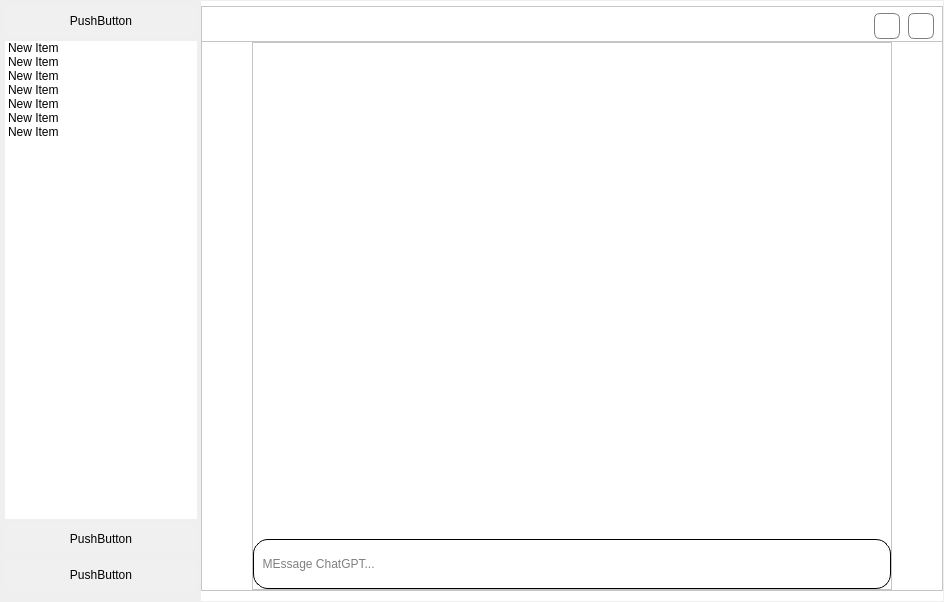
<?xml version="1.0" encoding="UTF-8"?>
<ui version="4.0">
 <class>MainWindow</class>
 <widget class="QMainWindow" name="MainWindow">
  <property name="geometry">
   <rect>
    <x>0</x>
    <y>0</y>
    <width>944</width>
    <height>602</height>
   </rect>
  </property>
  <property name="windowTitle">
   <string>MainWindow</string>
  </property>
  <property name="windowIcon">
   <iconset theme="x-office-document"/>
  </property>
  <property name="windowOpacity">
   <double>1.000000000000000</double>
  </property>
  <property name="documentMode">
   <bool>false</bool>
  </property>
  <widget class="QWidget" name="centralwidget">
   <layout class="QHBoxLayout" name="horizontalLayout">
    <property name="spacing">
     <number>1</number>
    </property>
    <property name="leftMargin">
     <number>1</number>
    </property>
    <property name="topMargin">
     <number>1</number>
    </property>
    <property name="rightMargin">
     <number>1</number>
    </property>
    <property name="bottomMargin">
     <number>1</number>
    </property>
    <item>
     <widget class="QSplitter" name="splitter">
      <property name="sizePolicy">
       <sizepolicy hsizetype="Preferred" vsizetype="Preferred">
        <horstretch>0</horstretch>
        <verstretch>0</verstretch>
       </sizepolicy>
      </property>
      <property name="sizeIncrement">
       <size>
        <width>0</width>
        <height>0</height>
       </size>
      </property>
      <property name="frameShape">
       <enum>QFrame::NoFrame</enum>
      </property>
      <property name="frameShadow">
       <enum>QFrame::Plain</enum>
      </property>
      <property name="orientation">
       <enum>Qt::Horizontal</enum>
      </property>
      <property name="opaqueResize">
       <bool>false</bool>
      </property>
      <property name="handleWidth">
       <number>0</number>
      </property>
      <property name="childrenCollapsible">
       <bool>false</bool>
      </property>
      <widget class="QFrame" name="frame">
       <property name="maximumSize">
        <size>
         <width>200</width>
         <height>16777215</height>
        </size>
       </property>
       <property name="autoFillBackground">
        <bool>false</bool>
       </property>
       <property name="frameShape">
        <enum>QFrame::NoFrame</enum>
       </property>
       <property name="frameShadow">
        <enum>QFrame::Raised</enum>
       </property>
       <layout class="QVBoxLayout" name="verticalLayout">
        <property name="spacing">
         <number>4</number>
        </property>
        <property name="leftMargin">
         <number>4</number>
        </property>
        <property name="topMargin">
         <number>4</number>
        </property>
        <property name="rightMargin">
         <number>4</number>
        </property>
        <property name="bottomMargin">
         <number>10</number>
        </property>
        <item>
         <widget class="QOverlayButton" name="pushButton">
          <property name="sizePolicy">
           <sizepolicy hsizetype="Minimum" vsizetype="Fixed">
            <horstretch>0</horstretch>
            <verstretch>0</verstretch>
           </sizepolicy>
          </property>
          <property name="minimumSize">
           <size>
            <width>0</width>
            <height>32</height>
           </size>
          </property>
          <property name="styleSheet">
           <string notr="true">QPushButton {
    border: none;
    border-radius: 6px;
    padding: 2px 4px;
    background-color: #f0f0f0; /* 设置背景颜色 */
    color: #000000; /* 设置文本颜色 */
}

QPushButton:hover {
	background-color: rgb(225, 225, 225);
    color: black;
}

QPushButton:pressed {
    background-color:rgb(225, 225, 225);
    border-style: inset;
}
</string>
          </property>
          <property name="text">
           <string>PushButton</string>
          </property>
         </widget>
        </item>
        <item>
         <widget class="QListWidget" name="listWidget">
          <property name="frameShape">
           <enum>QFrame::NoFrame</enum>
          </property>
          <item>
           <property name="text">
            <string>New Item</string>
           </property>
          </item>
          <item>
           <property name="text">
            <string>New Item</string>
           </property>
          </item>
          <item>
           <property name="text">
            <string>New Item</string>
           </property>
          </item>
          <item>
           <property name="text">
            <string>New Item</string>
           </property>
          </item>
          <item>
           <property name="text">
            <string>New Item</string>
           </property>
          </item>
          <item>
           <property name="text">
            <string>New Item</string>
           </property>
          </item>
          <item>
           <property name="text">
            <string>New Item</string>
           </property>
          </item>
         </widget>
        </item>
        <item>
         <widget class="QPushButton" name="pushButton_2">
          <property name="sizePolicy">
           <sizepolicy hsizetype="Minimum" vsizetype="Fixed">
            <horstretch>0</horstretch>
            <verstretch>0</verstretch>
           </sizepolicy>
          </property>
          <property name="minimumSize">
           <size>
            <width>0</width>
            <height>32</height>
           </size>
          </property>
          <property name="styleSheet">
           <string notr="true">QPushButton {
    border: none;
    border-radius: 6px;
    padding: 2px 4px;
    background-color: #f0f0f0; /* 设置背景颜色 */
    color: #000000; /* 设置文本颜色 */
}

QPushButton:hover {
    background-color:rgb(225, 225, 225);
    color: black;
}

QPushButton:pressed {
    background-color:rgb(225, 225, 225);
    border-style: inset;
}
</string>
          </property>
          <property name="text">
           <string>PushButton</string>
          </property>
         </widget>
        </item>
        <item>
         <widget class="QPushButton" name="pushButton_3">
          <property name="sizePolicy">
           <sizepolicy hsizetype="Minimum" vsizetype="Fixed">
            <horstretch>0</horstretch>
            <verstretch>0</verstretch>
           </sizepolicy>
          </property>
          <property name="minimumSize">
           <size>
            <width>0</width>
            <height>32</height>
           </size>
          </property>
          <property name="styleSheet">
           <string notr="true">QPushButton {
    border: none;
    border-radius: 6px;
    padding: 2px 4px;
    background-color: #f0f0f0; /* 设置背景颜色 */
    color: #000000; /* 设置文本颜色 */
}

QPushButton:hover {
    background-color:#d6d6d6;
    color: black;
}

QPushButton:pressed {
    background-color:#d6d6d6;
    border-style: inset;
}
</string>
          </property>
          <property name="text">
           <string>PushButton</string>
          </property>
         </widget>
        </item>
       </layout>
      </widget>
      <widget class="QFrame" name="frame_2">
       <property name="sizePolicy">
        <sizepolicy hsizetype="Expanding" vsizetype="Expanding">
         <horstretch>0</horstretch>
         <verstretch>0</verstretch>
        </sizepolicy>
       </property>
       <property name="autoFillBackground">
        <bool>false</bool>
       </property>
       <property name="styleSheet">
        <string notr="true">
background-color: rgb(255, 255, 255);</string>
       </property>
       <property name="frameShape">
        <enum>QFrame::NoFrame</enum>
       </property>
       <property name="frameShadow">
        <enum>QFrame::Raised</enum>
       </property>
       <layout class="QVBoxLayout" name="verticalLayout_2">
        <property name="spacing">
         <number>0</number>
        </property>
        <property name="leftMargin">
         <number>0</number>
        </property>
        <property name="topMargin">
         <number>0</number>
        </property>
        <property name="rightMargin">
         <number>0</number>
        </property>
        <property name="bottomMargin">
         <number>10</number>
        </property>
        <item>
         <widget class="QFrame" name="frame_5">
          <property name="sizePolicy">
           <sizepolicy hsizetype="Preferred" vsizetype="Fixed">
            <horstretch>0</horstretch>
            <verstretch>0</verstretch>
           </sizepolicy>
          </property>
          <property name="minimumSize">
           <size>
            <width>0</width>
            <height>40</height>
           </size>
          </property>
          <property name="maximumSize">
           <size>
            <width>16777215</width>
            <height>30</height>
           </size>
          </property>
          <property name="frameShape">
           <enum>QFrame::StyledPanel</enum>
          </property>
          <property name="frameShadow">
           <enum>QFrame::Raised</enum>
          </property>
          <property name="lineWidth">
           <number>0</number>
          </property>
          <layout class="QHBoxLayout" name="horizontalLayout_3">
           <property name="spacing">
            <number>8</number>
           </property>
           <property name="leftMargin">
            <number>0</number>
           </property>
           <property name="topMargin">
            <number>0</number>
           </property>
           <property name="rightMargin">
            <number>8</number>
           </property>
           <property name="bottomMargin">
            <number>0</number>
           </property>
           <item>
            <spacer name="horizontalSpacer_3">
             <property name="orientation">
              <enum>Qt::Horizontal</enum>
             </property>
             <property name="sizeType">
              <enum>QSizePolicy::Expanding</enum>
             </property>
             <property name="sizeHint" stdset="0">
              <size>
               <width>596</width>
               <height>20</height>
              </size>
             </property>
            </spacer>
           </item>
           <item>
            <widget class="QPushButton" name="pushButton_5">
             <property name="sizePolicy">
              <sizepolicy hsizetype="Fixed" vsizetype="Fixed">
               <horstretch>0</horstretch>
               <verstretch>0</verstretch>
              </sizepolicy>
             </property>
             <property name="minimumSize">
              <size>
               <width>0</width>
               <height>0</height>
              </size>
             </property>
             <property name="maximumSize">
              <size>
               <width>26</width>
               <height>26</height>
              </size>
             </property>
             <property name="styleSheet">
              <string notr="true">QPushButton{border: 1px solid gray;
image: url(:/icon/download.svg);
border-radius:6px;}
QPushButton:hover {
	background-color: rgb(225, 225, 225);
    color: black;
}

QPushButton:pressed {
    background-color:rgb(225, 225, 225);
    border-style: inset;
}
</string>
             </property>
             <property name="text">
              <string/>
             </property>
             <property name="checkable">
              <bool>false</bool>
             </property>
             <property name="autoDefault">
              <bool>false</bool>
             </property>
             <property name="default">
              <bool>false</bool>
             </property>
             <property name="flat">
              <bool>false</bool>
             </property>
            </widget>
           </item>
           <item>
            <widget class="QPushButton" name="pushButton_4">
             <property name="sizePolicy">
              <sizepolicy hsizetype="Fixed" vsizetype="Fixed">
               <horstretch>0</horstretch>
               <verstretch>0</verstretch>
              </sizepolicy>
             </property>
             <property name="maximumSize">
              <size>
               <width>26</width>
               <height>26</height>
              </size>
             </property>
             <property name="styleSheet">
              <string notr="true">
QPushButton{border: 1px solid gray;
image: url(:/icon/share.svg);
border-radius:6px;}
QPushButton:hover {
	background-color: rgb(225, 225, 225);
    color: black;
}

QPushButton:pressed {
    background-color:rgb(225, 225, 225);
    border-style: inset;
}
</string>
             </property>
             <property name="text">
              <string/>
             </property>
             <property name="checkable">
              <bool>false</bool>
             </property>
             <property name="autoDefault">
              <bool>false</bool>
             </property>
             <property name="default">
              <bool>false</bool>
             </property>
             <property name="flat">
              <bool>false</bool>
             </property>
            </widget>
           </item>
          </layout>
         </widget>
        </item>
        <item>
         <widget class="QFrame" name="frame_3">
          <property name="maximumSize">
           <size>
            <width>16777215</width>
            <height>16777215</height>
           </size>
          </property>
          <property name="frameShape">
           <enum>QFrame::StyledPanel</enum>
          </property>
          <property name="frameShadow">
           <enum>QFrame::Raised</enum>
          </property>
          <layout class="QHBoxLayout" name="horizontalLayout_2">
           <property name="spacing">
            <number>0</number>
           </property>
           <property name="leftMargin">
            <number>0</number>
           </property>
           <property name="topMargin">
            <number>0</number>
           </property>
           <property name="rightMargin">
            <number>0</number>
           </property>
           <property name="bottomMargin">
            <number>0</number>
           </property>
           <item>
            <spacer name="horizontalSpacer">
             <property name="orientation">
              <enum>Qt::Horizontal</enum>
             </property>
             <property name="sizeType">
              <enum>QSizePolicy::Preferred</enum>
             </property>
             <property name="sizeHint" stdset="0">
              <size>
               <width>50</width>
               <height>20</height>
              </size>
             </property>
            </spacer>
           </item>
           <item>
            <widget class="QFrame" name="frame_4">
             <property name="sizePolicy">
              <sizepolicy hsizetype="Expanding" vsizetype="Expanding">
               <horstretch>0</horstretch>
               <verstretch>0</verstretch>
              </sizepolicy>
             </property>
             <property name="minimumSize">
              <size>
               <width>0</width>
               <height>0</height>
              </size>
             </property>
             <property name="frameShape">
              <enum>QFrame::StyledPanel</enum>
             </property>
             <property name="frameShadow">
              <enum>QFrame::Raised</enum>
             </property>
             <layout class="QVBoxLayout" name="verticalLayout_3">
              <property name="spacing">
               <number>2</number>
              </property>
              <property name="leftMargin">
               <number>0</number>
              </property>
              <property name="topMargin">
               <number>0</number>
              </property>
              <property name="rightMargin">
               <number>0</number>
              </property>
              <property name="bottomMargin">
               <number>0</number>
              </property>
              <item>
               <widget class="QTextEdit" name="textEdit">
                <property name="styleSheet">
                 <string notr="true">border-color: rgb(255, 0, 0);</string>
                </property>
                <property name="frameShape">
                 <enum>QFrame::NoFrame</enum>
                </property>
                <property name="readOnly">
                 <bool>true</bool>
                </property>
               </widget>
              </item>
              <item>
               <widget class="QLineEdit" name="lineEdit">
                <property name="minimumSize">
                 <size>
                  <width>0</width>
                  <height>50</height>
                 </size>
                </property>
                <property name="maximumSize">
                 <size>
                  <width>16777215</width>
                  <height>50</height>
                 </size>
                </property>
                <property name="styleSheet">
                 <string notr="true">border: 1px solid black;
border-radius:15px;

</string>
                </property>
                <property name="frame">
                 <bool>true</bool>
                </property>
                <property name="placeholderText">
                 <string>  MEssage ChatGPT...</string>
                </property>
               </widget>
              </item>
             </layout>
            </widget>
           </item>
           <item>
            <spacer name="horizontalSpacer_2">
             <property name="orientation">
              <enum>Qt::Horizontal</enum>
             </property>
             <property name="sizeType">
              <enum>QSizePolicy::Preferred</enum>
             </property>
             <property name="sizeHint" stdset="0">
              <size>
               <width>50</width>
               <height>20</height>
              </size>
             </property>
            </spacer>
           </item>
          </layout>
         </widget>
        </item>
       </layout>
      </widget>
     </widget>
    </item>
   </layout>
  </widget>
 </widget>
 <customwidgets>
  <customwidget>
   <class>QOverlayButton</class>
   <extends>QPushButton</extends>
   <header location="global">C:/Users/95439/Documents/Documents/QML-Lessons/untitled1/qoverlaybutton.h
</header>
  </customwidget>
 </customwidgets>
 <resources/>
 <connections/>
</ui>
